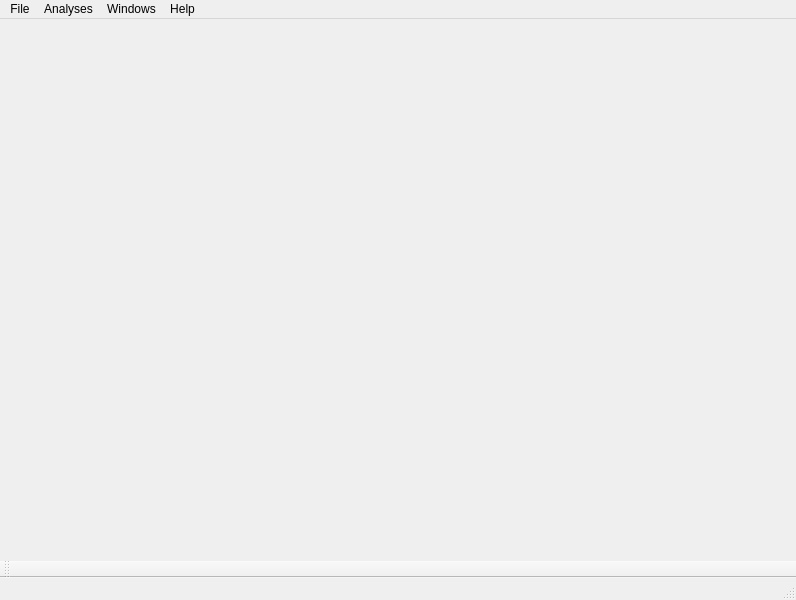
<?xml version="1.0" encoding="UTF-8"?>
<ui version="4.0">
 <author>Pho Hale</author>
 <class>GlobalApplicationMenusMainWindow</class>
 <widget class="QMainWindow" name="GlobalApplicationMenusMainWindow">
  <property name="geometry">
   <rect>
    <x>0</x>
    <y>0</y>
    <width>796</width>
    <height>600</height>
   </rect>
  </property>
  <property name="windowTitle">
   <string>GlobalApplicationMenusMainWindow</string>
  </property>
  <widget class="QWidget" name="centralwidget"/>
  <widget class="QMenuBar" name="menubar">
   <property name="geometry">
    <rect>
     <x>0</x>
     <y>0</y>
     <width>796</width>
     <height>22</height>
    </rect>
   </property>
   <widget class="QMenu" name="menuFile">
    <property name="title">
     <string>File</string>
    </property>
    <addaction name="actionLoad"/>
    <addaction name="actionSave"/>
    <addaction name="actionSave_As"/>
   </widget>
   <widget class="QMenu" name="menuAnalyses">
    <property name="title">
     <string>Analyses</string>
    </property>
   </widget>
   <widget class="QMenu" name="menuHelp">
    <property name="title">
     <string>Help</string>
    </property>
   </widget>
   <widget class="QMenu" name="menuWindows">
    <property name="title">
     <string>Windows</string>
    </property>
   </widget>
   <addaction name="menuFile"/>
   <addaction name="menuAnalyses"/>
   <addaction name="menuWindows"/>
   <addaction name="menuHelp"/>
  </widget>
  <widget class="QStatusBar" name="statusbar"/>
  <widget class="QToolBar" name="toolBar">
   <property name="windowTitle">
    <string>toolBar</string>
   </property>
   <attribute name="toolBarArea">
    <enum>BottomToolBarArea</enum>
   </attribute>
   <attribute name="toolBarBreak">
    <bool>false</bool>
   </attribute>
  </widget>
  <action name="actionLoad">
   <property name="text">
    <string>Load...</string>
   </property>
  </action>
  <action name="actionSave">
   <property name="text">
    <string>Save</string>
   </property>
  </action>
  <action name="actionSave_As">
   <property name="text">
    <string>Save As..</string>
   </property>
  </action>
  <action name="actionSave_As_2">
   <property name="text">
    <string>Save As..</string>
   </property>
  </action>
  <action name="actionQuit_App">
   <property name="text">
    <string>Quit App</string>
   </property>
  </action>
 </widget>
 <resources>
  <include location="../../../Resources/GuiResources.qrc"/>
  <include location="../../../External/breeze_style_sheets/dist/qrc/breeze.qrc"/>
 </resources>
 <connections/>
</ui>
